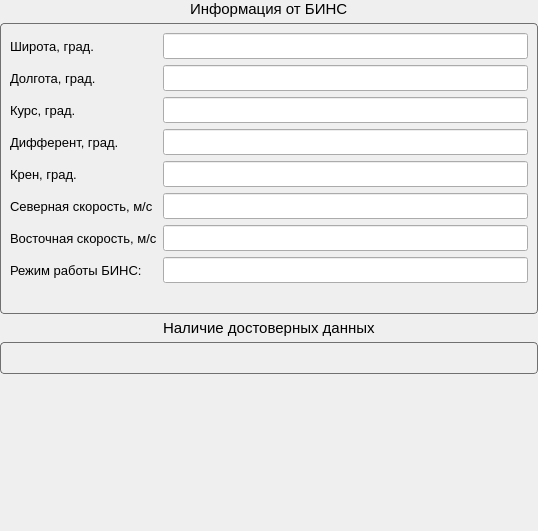
<?xml version="1.0" encoding="UTF-8"?>
<ui version="4.0">
 <class>InfoFromBINSUI</class>
 <widget class="QWidget" name="InfoFromBINSUI">
  <property name="geometry">
   <rect>
    <x>0</x>
    <y>0</y>
    <width>538</width>
    <height>531</height>
   </rect>
  </property>
  <property name="sizePolicy">
   <sizepolicy hsizetype="Fixed" vsizetype="Fixed">
    <horstretch>0</horstretch>
    <verstretch>0</verstretch>
   </sizepolicy>
  </property>
  <property name="minimumSize">
   <size>
    <width>538</width>
    <height>531</height>
   </size>
  </property>
  <property name="maximumSize">
   <size>
    <width>538</width>
    <height>531</height>
   </size>
  </property>
  <property name="windowTitle">
   <string>Form</string>
  </property>
  <property name="styleSheet">
   <string notr="true">QWidget#BINSParamUI
{
	background-color:transparent;
}

QGroupBox
{
	border:1px solid rgb(112,112,112);
	border-radius:4px;
}</string>
  </property>
  <layout class="QVBoxLayout" name="verticalLayout_2">
   <property name="spacing">
    <number>5</number>
   </property>
   <property name="leftMargin">
    <number>0</number>
   </property>
   <property name="topMargin">
    <number>0</number>
   </property>
   <property name="rightMargin">
    <number>0</number>
   </property>
   <property name="bottomMargin">
    <number>0</number>
   </property>
   <item>
    <layout class="QVBoxLayout" name="verticalLayout">
     <item alignment="Qt::AlignHCenter|Qt::AlignTop">
      <widget class="QLabel" name="labelTopMain">
       <property name="font">
        <font>
         <family>Arial</family>
         <pointsize>11</pointsize>
        </font>
       </property>
       <property name="text">
        <string>Информация от БИНС</string>
       </property>
      </widget>
     </item>
     <item>
      <widget class="QGroupBox" name="groupBoxTop">
       <property name="title">
        <string/>
       </property>
       <layout class="QGridLayout" name="gridLayout_2">
        <item row="0" column="0">
         <layout class="QGridLayout" name="gridBINSInfo">
          <item row="4" column="0">
           <widget class="QLabel" name="labelRoll">
            <property name="font">
             <font>
              <family>Arial</family>
              <pointsize>10</pointsize>
             </font>
            </property>
            <property name="text">
             <string>Крен, град.</string>
            </property>
           </widget>
          </item>
          <item row="5" column="0">
           <widget class="QLabel" name="labelNorthSpeed">
            <property name="font">
             <font>
              <family>Arial</family>
              <pointsize>10</pointsize>
             </font>
            </property>
            <property name="text">
             <string>Северная скорость, м/с</string>
            </property>
           </widget>
          </item>
          <item row="6" column="0">
           <widget class="QLabel" name="labelEastSpeed">
            <property name="font">
             <font>
              <family>Arial</family>
              <pointsize>10</pointsize>
             </font>
            </property>
            <property name="text">
             <string>Восточная скорость, м/с</string>
            </property>
           </widget>
          </item>
          <item row="0" column="0">
           <widget class="QLabel" name="labelLat">
            <property name="font">
             <font>
              <family>Arial</family>
              <pointsize>10</pointsize>
             </font>
            </property>
            <property name="text">
             <string>Широта, град.</string>
            </property>
           </widget>
          </item>
          <item row="1" column="0">
           <widget class="QLabel" name="labelLon">
            <property name="font">
             <font>
              <family>Arial</family>
              <pointsize>10</pointsize>
             </font>
            </property>
            <property name="text">
             <string>Долгота, град.</string>
            </property>
           </widget>
          </item>
          <item row="9" column="1" alignment="Qt::AlignHCenter">
           <widget class="QLabel" name="labelValueRgm">
            <property name="font">
             <font>
              <family>Arial</family>
              <pointsize>10</pointsize>
             </font>
            </property>
            <property name="text">
             <string/>
            </property>
           </widget>
          </item>
          <item row="7" column="0" colspan="2">
           <layout class="QVBoxLayout" name="layoutBINSState"/>
          </item>
          <item row="8" column="0">
           <widget class="QLabel" name="labelBINSWorkRgm">
            <property name="font">
             <font>
              <family>Arial</family>
              <pointsize>10</pointsize>
             </font>
            </property>
            <property name="text">
             <string>Режим работы БИНС:</string>
            </property>
           </widget>
          </item>
          <item row="2" column="0">
           <widget class="QLabel" name="labelHead">
            <property name="font">
             <font>
              <family>Arial</family>
              <pointsize>10</pointsize>
             </font>
            </property>
            <property name="text">
             <string>Курс, град.</string>
            </property>
           </widget>
          </item>
          <item row="3" column="0">
           <widget class="QLabel" name="labelPitch">
            <property name="font">
             <font>
              <family>Arial</family>
              <pointsize>10</pointsize>
             </font>
            </property>
            <property name="text">
             <string>Дифферент, град.</string>
            </property>
           </widget>
          </item>
          <item row="0" column="1">
           <widget class="QLineEdit" name="latitudeValue">
            <property name="font">
             <font>
              <family>Arial</family>
              <pointsize>11</pointsize>
             </font>
            </property>
           </widget>
          </item>
          <item row="1" column="1">
           <widget class="QLineEdit" name="longitudeValue">
            <property name="font">
             <font>
              <family>Arial</family>
              <pointsize>11</pointsize>
             </font>
            </property>
           </widget>
          </item>
          <item row="2" column="1">
           <widget class="QLineEdit" name="headValue">
            <property name="font">
             <font>
              <family>Arial</family>
              <pointsize>11</pointsize>
             </font>
            </property>
           </widget>
          </item>
          <item row="3" column="1">
           <widget class="QLineEdit" name="pitchValue">
            <property name="font">
             <font>
              <family>Arial</family>
              <pointsize>11</pointsize>
             </font>
            </property>
           </widget>
          </item>
          <item row="4" column="1">
           <widget class="QLineEdit" name="rollValue">
            <property name="font">
             <font>
              <family>Arial</family>
              <pointsize>11</pointsize>
             </font>
            </property>
           </widget>
          </item>
          <item row="5" column="1">
           <widget class="QLineEdit" name="northSpeedValue">
            <property name="font">
             <font>
              <family>Arial</family>
              <pointsize>11</pointsize>
             </font>
            </property>
           </widget>
          </item>
          <item row="6" column="1">
           <widget class="QLineEdit" name="eastSpeedValue">
            <property name="font">
             <font>
              <family>Arial</family>
              <pointsize>11</pointsize>
             </font>
            </property>
           </widget>
          </item>
          <item row="8" column="1">
           <widget class="QLineEdit" name="binsRgmValue">
            <property name="font">
             <font>
              <family>Arial</family>
              <pointsize>11</pointsize>
             </font>
            </property>
           </widget>
          </item>
         </layout>
        </item>
       </layout>
      </widget>
     </item>
     <item alignment="Qt::AlignHCenter|Qt::AlignTop">
      <widget class="QLabel" name="label">
       <property name="font">
        <font>
         <family>Arial</family>
         <pointsize>11</pointsize>
        </font>
       </property>
       <property name="text">
        <string>Наличие достоверных данных</string>
       </property>
      </widget>
     </item>
     <item>
      <widget class="QGroupBox" name="groupBoxBottom">
       <property name="title">
        <string/>
       </property>
       <layout class="QVBoxLayout" name="verticalLayout_4">
        <property name="leftMargin">
         <number>147</number>
        </property>
        <property name="topMargin">
         <number>15</number>
        </property>
        <property name="rightMargin">
         <number>147</number>
        </property>
        <property name="bottomMargin">
         <number>15</number>
        </property>
        <item>
         <layout class="QVBoxLayout" name="layoutDataStatus"/>
        </item>
       </layout>
      </widget>
     </item>
     <item>
      <spacer name="verticalSpacer">
       <property name="orientation">
        <enum>Qt::Vertical</enum>
       </property>
       <property name="sizeHint" stdset="0">
        <size>
         <width>20</width>
         <height>40</height>
        </size>
       </property>
      </spacer>
     </item>
    </layout>
   </item>
  </layout>
 </widget>
 <resources/>
 <connections/>
</ui>
